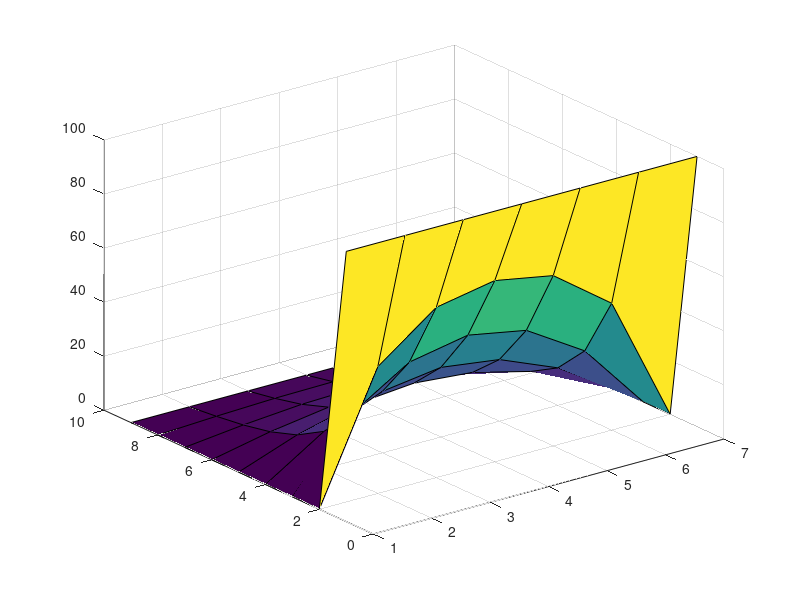

Here is the MATLAB script that generated this plot:
% Solucao da EDP de Laplace 2D
% Uxx(x,y) + Uyy(x,y) = 0
% U(x,0) = U(x,60) = U(80,y) = 0 e U(0,y) = 100

clear
dx = 10;
dy = 10;
x = 0 : dx : 80;
y = 0 : dy : 60;
L = length(x);
C = length(y);
U = zeros(L,C);     % U(x,0) = U(x,60) = U(80,y) = 0
U(1,:) = 100;   % U(0,y) = 100
N = 20; % numero de iteracoes
for k = 1: N
    for I = 2 : L-1
        for J = 2 : C-1
            U(I,J) = (U(I+1,J) + U(I-1,J) + U(I,J+1) + U(I,J-1)) / 4;
        end
    end
end
figure
surf(U)